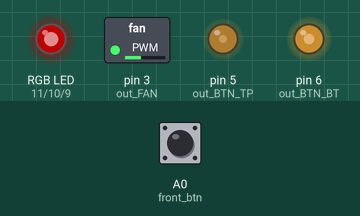
Simulated run of this sketch. Board: Arduino Uno, built with avr-gcc and run on an emulated ATmega328P. Shown: switched loads named in the sketch (green lamp = pin HIGH), an RGB LED mixed from three pins (HIGH = lit), output pins drawn as LEDs (lit = HIGH). The test bench sets the inputs (shaded band); at power-on: A0 (front_btn) LOW. Dim RGB values are drawn brighter than linear.

Above: at 1.28 s.
1.3 s: A0 (front_btn) pulled HIGH for 0.15 s
At 1.43 s:
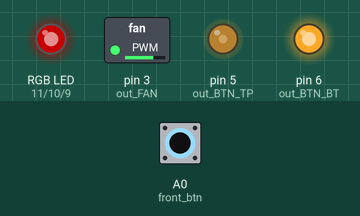
4.3 s: A0 (front_btn) pulled HIGH for 1 s
At 4.36 s:
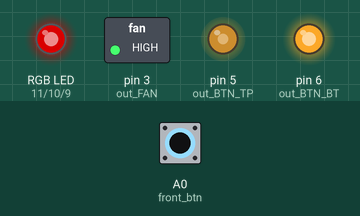
7.3 s: A0 (front_btn) pulled HIGH for 0.15 s
At 7.36 s:
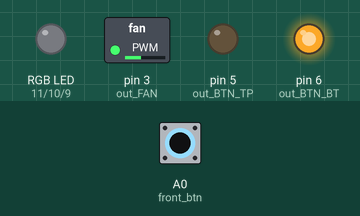
10.3 s: A0 (front_btn) pulled HIGH for 3.2 s
At 14.5 s:
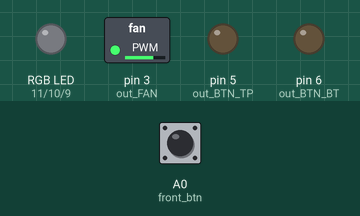
15.0 s: A0 (front_btn) pulled HIGH for 0.15 s
At 15.02 s:
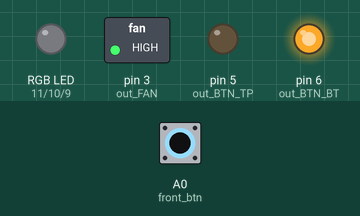
18.0 s: A0 (front_btn) pulled HIGH for 1 s
At 22.1 s:
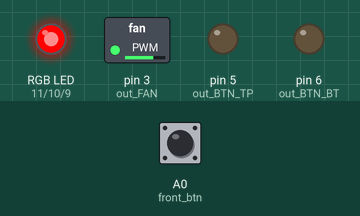
Timing chart, 0 to 25.5 s (numbered marks = the images above; inputs shaded):
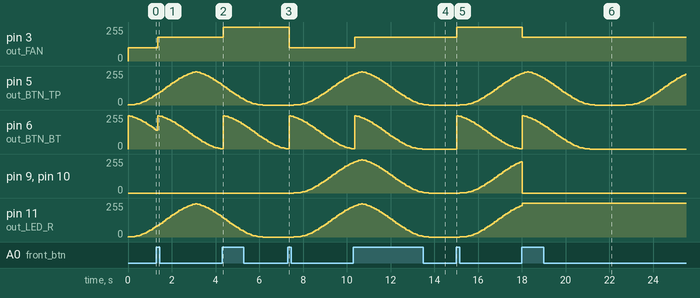

Measured:
- after the input at 1.3 s, pin 3 (out_FAN): 100/255 → 180/255 after 0.05 s
- after the input at 4.3 s, pin 3 (out_FAN): 180/255 → 255/255 after 0.06 s
- after the input at 7.3 s, pin 3 (out_FAN): 255/255 → 100/255 after 0.06 s; pin 9 (out_LED_B), pin 10 (out_LED_G): moves from 0/255 to 230/255 over 2.7 s, starting after 0.29 s
- after the input at 10.3 s, pin 3 (out_FAN): 100/255 → 180/255 after 0.06 s
- after the input at 15.0 s, pin 3 (out_FAN): 180/255 → 255/255 at once
- after the input at 18.0 s, pin 3 (out_FAN): 255/255 → 180/255 at once

The sketch:

FN_CTRLR_00.ino
```cpp
//
// Button polling
//

// The pins used:
const int out_FAN = 3; // PWM pin FAN
const int out_BTN_TP = 5; // PWM Front LED
const int out_BTN_BT = 6; // PWM Front LED
const int out_LED_R = 11; // PWM pin R LED
const int out_LED_G = 10; // PWM pin G LED
const int out_LED_B = 9; // PWM pin B LED
const int front_btn = A0; // digital input front button
const int rear_pot = A1;  // Analog input pin that the potentiometer is attached to

// Global Variables
int FAN = 200;
int LED_R = 255;
int LED_G = 0;
int LED_B = 0;
int LED_BTN_TP = 255;
int LED_BTN_BT = 255;
int i = 1;
int j = 0;
int k = 0;
int delay_time = 75;
int currentSine = 0;
int pushEffect = 0;
int buttonState;
int prevState;
int zeroCross;

int newValues[6];

void setup() {
    pinMode(front_btn, INPUT);
    pinMode(out_LED_R, OUTPUT);
    pinMode(out_LED_G, OUTPUT);
    pinMode(out_LED_B, OUTPUT);
    pinMode(out_BTN_TP, OUTPUT);
    pinMode(out_BTN_BT, OUTPUT);
    pinMode(out_FAN, OUTPUT);
}

void loop(){
    buttonState = digitalRead(front_btn);
    if(prevState != buttonState)
    {
      prevState = buttonState;
      if(buttonState == HIGH)
      {
        i++;  //button pressed
        k=0;
        zeroCross=0;
      }
    }
    else digitalWrite(out_BTN_BT,LOW);

    if(i==10) i=1;
    currentSine = getSine(j); //(0 <= j <= 81)
    if (k>100 && j==0) zeroCross = 1;        //detect zero crosse to sync with sinewave
    if (k<250 && zeroCross == 0) pushEffect = getSine(k+41);  //generate afterglow
    else pushEffect = currentSine;

    getValues(i);
    analogWrite(out_FAN,newValues[0]);
    analogWrite(out_LED_R,newValues[1]);
    analogWrite(out_LED_G,newValues[2]);
    analogWrite(out_LED_B,newValues[3]);
    analogWrite(out_BTN_TP,newValues[4]);
    analogWrite(out_BTN_BT,newValues[5]);

    j++;
    if (k<250) k++;
    if (j>100) j=0;

    delay(delay_time);
}

void getValues(int selector){
  if(selector == 1) {
    newValues[0] = 100;            //FAN
    newValues[1] = currentSine;    //R
    newValues[2] = 0;              //G
    newValues[3] = 0;              //B
    newValues[4] = currentSine;    //TOP LED
    newValues[5] = pushEffect;    //BOTTOM LED
    return;
  }
  if(selector == 2) {
    newValues[0] = 180;
    newValues[1] = currentSine;
    newValues[2] = 0;
    newValues[3] = 0;
    newValues[4] = currentSine;
    newValues[5] = pushEffect;
    return;
  }
  if(selector == 3) {
    newValues[0] = 255;
    newValues[1] = currentSine;
    newValues[2] = 0;
    newValues[3] = 0;
    newValues[4] = currentSine;
    newValues[5] = pushEffect;
    return;
  }
  if(selector == 4){
    newValues[0] = 100;
    newValues[1] = currentSine;
    newValues[2] = currentSine;
    newValues[3] = currentSine;
    newValues[4] = currentSine;
    newValues[5] = pushEffect;
    return;
  }
  if(selector == 5){
    newValues[0] = 180;
    newValues[1] = currentSine;
    newValues[2] = currentSine;
    newValues[3] = currentSine;
    newValues[4] = currentSine;
    newValues[5] = pushEffect;
    return;
  }
  if(selector == 6){
    newValues[0] = 255;
    newValues[1] = currentSine;
    newValues[2] = currentSine;
    newValues[3] = currentSine;
    newValues[4] = currentSine;
    newValues[5] = pushEffect;
    return;
  }
  if(selector == 7){
    newValues[0] = 180;
    newValues[1] = 255;
    newValues[2] = 0;
    newValues[3] = 0;
    newValues[4] = currentSine;
    newValues[5] = pushEffect;
    return;
  }
  if(selector == 8){
    newValues[0] = 180;
    newValues[1] = 255;
    newValues[2] = 255;
    newValues[3] = 255;
    newValues[4] = currentSine;
    newValues[5] = pushEffect;
    return;
  }
  if(selector == 9){
    newValues[0] = 0;
    newValues[1] = 0;
    newValues[2] = 0;
    newValues[3] = 0;
    if (k<70)
    {
      newValues[4] = pushEffect;    //fade out
      newValues[5] = pushEffect;
    }
    else
    {
      newValues[4] = 0;             //keep off
      newValues[5] = 0;
    }
    return;
  }
  else{
    newValues[0] = 180;
    newValues[1] = 0;
    newValues[2] = 0;
    newValues[3] = 0;
    newValues[4] = currentSine;
    newValues[5] = pushEffect;
    return;
  }
}

int getSine(int x){
  if(x==	0	) return(	1	);
  if(x==	1	) return(	1	);
  if(x==	2	) return(	2	);
  if(x==	3	) return(	3	);
  if(x==	4	) return(	5	);
  if(x==	5	) return(	8	);
  if(x==	6	) return(	11	);
  if(x==	7	) return(	15	);
  if(x==	8	) return(	20	);
  if(x==	9	) return(	25	);
  if(x==	10	) return(	30	);
  if(x==	11	) return(	36	);
  if(x==	12	) return(	43	);
  if(x==	13	) return(	49	);
  if(x==	14	) return(	56	);
  if(x==	15	) return(	64	);
  if(x==	16	) return(	72	);
  if(x==	17	) return(	80	);
  if(x==	18	) return(	88	);
  if(x==	19	) return(	97	);
  if(x==	20	) return(	105	);
  if(x==	21	) return(	114	);
  if(x==	22	) return(	123	);
  if(x==	23	) return(	132	);
  if(x==	24	) return(	141	);
  if(x==	25	) return(	150	);
  if(x==	26	) return(	158	);
  if(x==	27	) return(	167	);
  if(x==	28	) return(	175	);
  if(x==	29	) return(	183	);
  if(x==	30	) return(	191	);
  if(x==	31	) return(	199	);
  if(x==	32	) return(	206	);
  if(x==	33	) return(	212	);
  if(x==	34	) return(	219	);
  if(x==	35	) return(	225	);
  if(x==	36	) return(	230	);
  if(x==	37	) return(	235	);
  if(x==	38	) return(	240	);
  if(x==	39	) return(	244	);
  if(x==	40	) return(	247	);
  if(x==	41	) return(	250	);
  if(x==	42	) return(	247	);
  if(x==	43	) return(	244	);
  if(x==	44	) return(	240	);
  if(x==	45	) return(	235	);
  if(x==	46	) return(	230	);
  if(x==	47	) return(	225	);
  if(x==	48	) return(	219	);
  if(x==	49	) return(	212	);
  if(x==	50	) return(	206	);
  if(x==	51	) return(	199	);
  if(x==	52	) return(	191	);
  if(x==	53	) return(	183	);
  if(x==	54	) return(	175	);
  if(x==	55	) return(	167	);
  if(x==	56	) return(	158	);
  if(x==	57	) return(	150	);
  if(x==	58	) return(	141	);
  if(x==	59	) return(	132	);
  if(x==	60	) return(	123	);
  if(x==	61	) return(	114	);
  if(x==	62	) return(	105	);
  if(x==	63	) return(	97	);
  if(x==	64	) return(	88	);
  if(x==	65	) return(	80	);
  if(x==	66	) return(	72	);
  if(x==	67	) return(	64	);
  if(x==	68	) return(	56	);
  if(x==	69	) return(	49	);
  if(x==	70	) return(	43	);
  if(x==	71	) return(	36	);
  if(x==	72	) return(	30	);
  if(x==	73	) return(	25	);
  if(x==	74	) return(	20	);
  if(x==	75	) return(	15	);
  if(x==	76	) return(	11	);
  if(x==	77	) return(	8	);
  if(x==	78	) return(	5	);
  if(x==	79	) return(	3	);
  if(x==	80	) return(	2	);
  if(x==	81	) return(	1	);
  if(x>	        81	) return(	0	);
}
```
